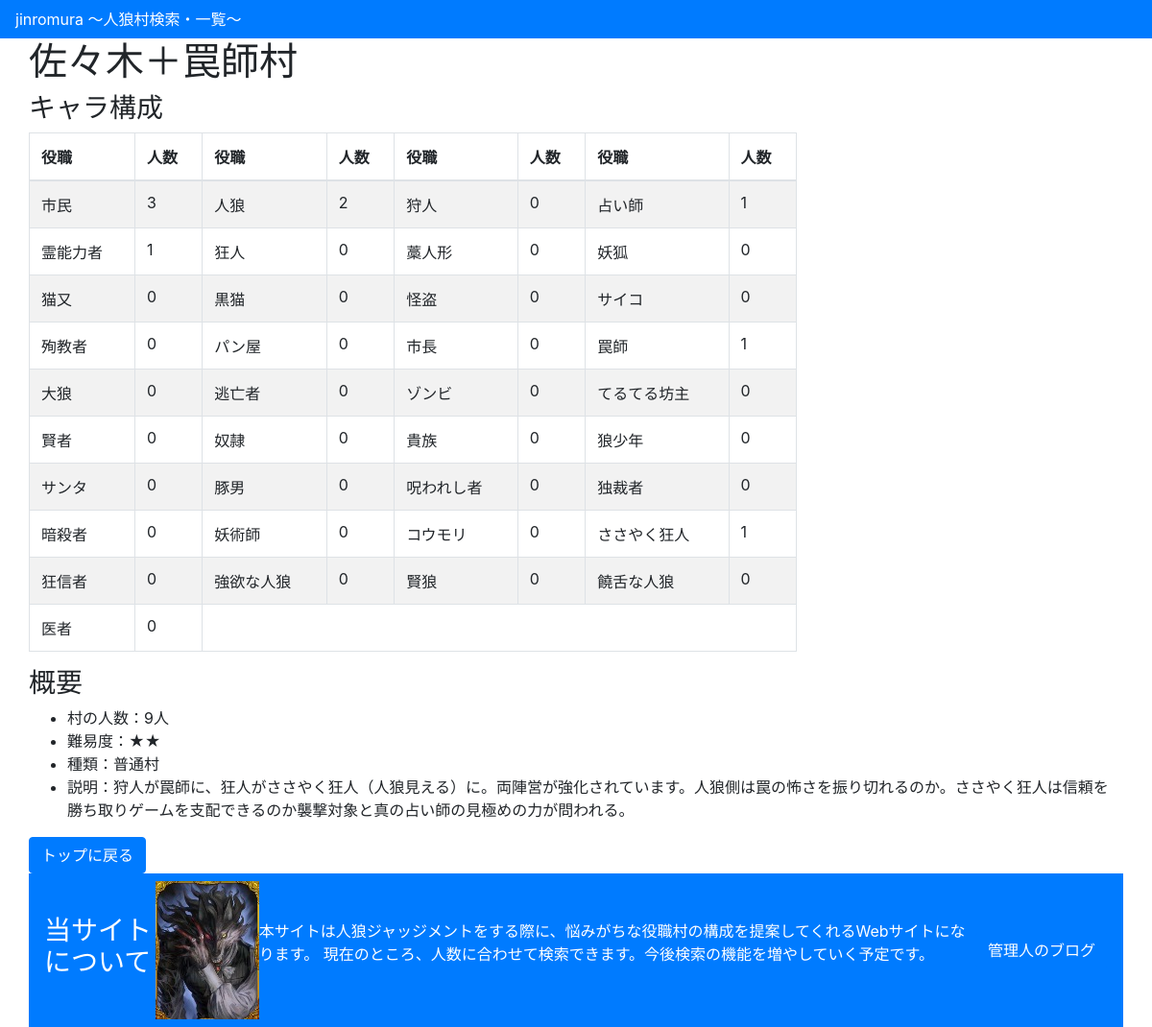
/jinromura/10/, run on the app's committed database.
### jinromura/models.py (models this page shows, shortened)
class Village(models.Model):
    name = models.CharField('村名',max_length=40)
    people = models.IntegerField('人数',default=0)
    level = models.IntegerField('難易度',default=0)
    category = models.CharField('種類',max_length=200)
    description = models.CharField('説明',max_length=200)
    citizen = models.IntegerField('市民',default=0)
    werewolf = models.IntegerField('人狼',default=0)
    hunter = models.IntegerField('狩人',default=0)
    f_teller = models.IntegerField('占い師',default=0)
    shaman = models.IntegerField('霊能者',default=0)
    dspcho = models.IntegerField('狂人',default=0)
    straw_doll = models.IntegerField('わら人形',default=0)
    lover = models.IntegerField('恋人',default=0)
    fox = models.IntegerField('妖狐',default=0)
    nekomata = models.IntegerField('猫又',default=0)
    black_cat = models.IntegerField('黒猫',default=0)
    thief = models.IntegerField('怪盗',default=0)
    psyco = models.IntegerField('サイコ',default=0)
    martydom = models.IntegerField('殉教者',default=0)
    bakery = models.IntegerField('パン屋',default=0)
    mayor = models.IntegerField('市長',default=0)
    trap_nurses = models.IntegerField('罠師',default=0)
    big_wolf = models.IntegerField('大狼',default=0)
    fugitive = models.IntegerField('逃亡者',default=0)
    zombi = models.IntegerField('ゾンビ',default=0)
    teruteru = models.IntegerField('てるてる坊主',default=0)
    wiseman = models.IntegerField('賢者',default=0)
    slave = models.IntegerField('奴隷',default=0)
    aristcracy = models.IntegerField('貴族',default=0)
    wolfboy = models.IntegerField('狼少年',default=0)
    santa = models.IntegerField('サンタ',default=0)
    pigman = models.IntegerField('豚男',default=0)
    cursed = models.IntegerField('呪われし者',default=0)
    dictator = models.IntegerField('独裁者',default=0)
    assassin = models.IntegerField('暗殺者',default=0)
    sorcerer = models.IntegerField('妖術師',default=0)
    bat = models.IntegerField('コウモリ',default=0)
    queen = models.IntegerField('女王',default=0)
    sasaki = models.IntegerField('ささやく狂人',default=0)
    fanatic = models.IntegerField('狂信者',default=0)
    goyoku = models.IntegerField('強欲な人狼',default=0)
    wisewolf = models.IntegerField('賢狼',default=0)
    noisywolf = models.IntegerField('饒舌な人狼',default=0)
    doctor = models.IntegerField('医者',default=0)

### jinromura/views.py (the view)
# urls.py: path('<int:pk>/', views.DetailView.as_view(), name='detail'),
class DetailView(generic.DetailView):
    model = Village
    template_name = 'jinromura/detail.html'

### jinromura/templatetags/range.py (called while the page is built)
@register.filter(name='range')
def _range(_min, args=None):
    _max, _step = None, None
    if args:
        if not isinstance(args, int):
            _max, _step = map(int, args.split(','))
        else:
            _max = args
    args = filter(None, (_min,_max,_step))
    return range(*args)

### jinromura/templates/jinromura/detail.html (shortened to what this page needs)
{% load staticfiles %}
{% load static %}
{% load range %}
<html>
  <head>
    <link rel="stylesheet" type="text/css" href="{% static 'css/bootstrap.css' %}" />
  </head>
  <body>
    <div>
      <nav class="navbar navbar-expand-lg navbar-light bg-primary text-white">
        jinromura 〜人狼村検索・一覧〜
      </nav>
    </div>
    <div class="container">
      <div class="row">
        <div id="contents">
        <h1>{{ village.name }}</h1>
        <h3>キャラ構成</h3>
          <table class="table table-striped table-bordered" style="width:50rem;">
            <thead>
              <th>役職</th>
              <th>人数</th>
              <th>役職</th>
              <th>人数</th>
              <th>役職</th>
              <th>人数</th>
              <th>役職</th>
              <th>人数</th>
            </thead>
            <tbody>
              <tr>
                <td>市民</td>
                <td>{{village.citizen}}</td>
                <td>人狼</td>
                <td>{{village.werewolf}}</td>
                <td>狩人</td>
                <td>{{village.hunter}}</td>
                <td>占い師</td>
                <td>{{village.f_teller}}</td>
              </tr>
              <tr>
                <td>霊能力者</td>
                <td>{{village.shaman}}</td>
                <td>狂人</td>
                <td>{{village.dspcho}}</td>
                <td>藁人形</td>
                <td>{{village.straw_doll}}</td>
                <td>妖狐</td>
                <td>{{village.fox}}</td>
              </tr>
              <tr>
                <td>猫又</td>
                <td>{{village.nekomata}}</td>
                <td>黒猫</td>
                <td>{{village.black_cat}}</td>
                <td>怪盗</td>
                <td>{{village.thief}}</td>
                <td>サイコ</td>
                <td>{{village.psyco}}</td>
              </tr>
              <tr>
                <td>殉教者</td>
                <td>{{village.martydom}}</td>
                <td>パン屋</td>
                <td>{{village.bakery}}</td>
                <td>市長</td>
                <td>{{village.mayor}}</td>
                <td>罠師</td>
                <td>{{village.trap_nurses}}</td>
              </tr>
              <tr>
                <td>大狼</td>
                <td>{{village.big_wolf}}</td>
                <td>逃亡者</td>
                <td>{{village.fugitive}}</td>
                <td>ゾンビ</td>
                <td>{{village.zombi}}</td>
                <td>てるてる坊主</td>
                <td>{{village.teruteru}}</td>
              </tr>
              <tr>
                <td>賢者</td>
                <td>{{village.wiseman}}</td>
                <td>奴隷</td>
                <td>{{village.slave}}</td>
                <td>貴族</td>
                <td>{{village.aristcracy}}</td>
                <td>狼少年</td>
                <td>{{village.zombi}}</td>
              </tr>
              <tr>
                <td>サンタ</td>
                <td>{{village.santa}}</td>
                <td>豚男</td>
                <td>{{village.pigman}}</td>
                <td>呪われし者</td>
                <td>{{village.cursed}}</td>
                <td>独裁者</td>
                <td>{{village.dictator}}</td>
              </tr>
              <tr>
                <td>暗殺者</td>
                <td>{{village.assassin}}</td>
                <td>妖術師</td>
                <td>{{village.sorcerer}}</td>
                <td>コウモリ</td>
                <td>{{village.bat}}</td>
                <td>ささやく狂人</td>
                <td>{{village.sasaki}}</td>
              </tr>
              <tr>
                <td>狂信者</td>
                <td>{{village.fanatic}}</td>
                <td>強欲な人狼</td>
                <td>{{village.goyoku}}</td>
                <td>賢狼</td>
                <td>{{village.wisewolf}}</td>
                <td>饒舌な人狼</td>
                <td>{{village.noisywolf}}</td>
              </tr>
              <tr>
                <td>医者</td>
                <td>{{village.doctor}}</td>
              </tr>
          </table>
        <h3>概要</h3>
          <ul>
            <li>村の人数：{{ village.people }}人</li>
            <li>難易度：{% for value in village.level|range %}★{% endfor %}</li>
            <li>種類：{{ village.category }}</li>
            <li>説明：{{ village.description }}</li>
          </ul>
          <a class="btn btn-primary" role="button" href="{% url 'index' %}">トップに戻る</a>
        </div>
        <div>
          <nav class="navbar navbar-expand-lg navbar-light bg-primary text-white">
            <h3>当サイトについて</h3>
            <br>
            <img src="{% static "img/werewolf.jpg" %}" alt="Werewolf image">
            <br>
            <p>
              本サイトは人狼ジャッジメントをする際に、悩みがちな役職村の構成を提案してくれるWebサイトになります。
              現在のところ、人数に合わせて検索できます。今後検索の機能を増やしていく予定です。
            </p>
            <a class="btn btn-primary" href="https://takaxtech.com/">管理人のブログ</a>
          </nav>
        </div>
      </div>
  </body>
</html>

### data on the page
Village: name "佐々木＋罠師村", citizen "3", werewolf "2", hunter "0", f_teller "1", shaman "1", dspcho "0", straw_doll "0", fox "0", nekomata "0", black_cat "0", thief "0", psyco "0", martydom "0", bakery "0", mayor "0", trap_nurses "1", big_wolf "0", fugitive "0", zombi "0", teruteru "0", wiseman "0", slave "0", aristcracy "0", santa "0", pigman "0", cursed "0", dictator "0", assassin "0", sorcerer "0", bat "0", sasaki "1", fanatic "0", goyoku "0", wisewolf "0", noisywolf "0", doctor "0", people "9", level 2 (drawn), category "普通村", description "狩人が罠師に、狂人がささやく狂人（人狼見える）に。両陣営が強化されています。人狼側は罠の怖さを振り切れるのか。ささやく狂人は信頼を勝ち取りゲームを支配できるのか襲撃対象と真の占い師の見極めの力が問われる。"
